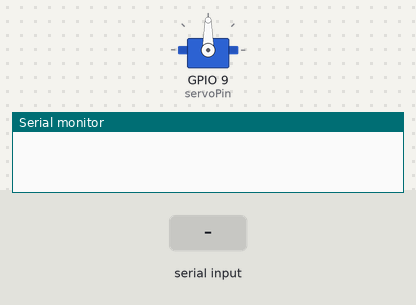
Simulated run of this sketch. Board: ESP32. Shown: servo, the last lines printed to the serial monitor. The test bench sets the inputs (shaded band). Nothing arrives over Bluetooth unless stated.

Above: at 1.2 s.
1.3 s: "R" received over the second serial link
At 2.2 s:
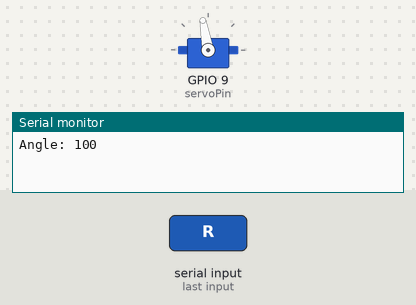
2.8 s: "L" received over the second serial link
At 3.5 s:
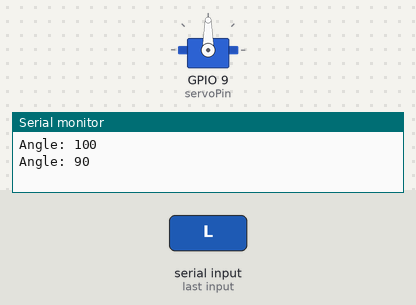
Timing chart, 0 to 5.8 s (numbered marks = the images above; inputs shaded):
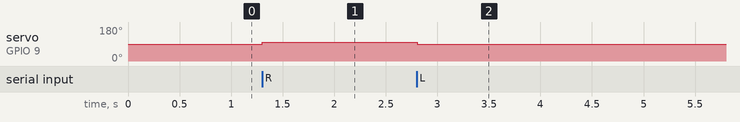

Measured:
- after the input at 1.3 s, servo on GPIO 9 (servoPin): 90° → 100° at once
- after the input at 2.8 s, servo on GPIO 9 (servoPin): 100° → 90° at once

The sketch:

servoControlByBluetooth.ino
```cpp
#include <ESP32Servo.h>
#include <BluetoothSerial.h>

Servo myServo;  // Create a Servo object to control the servo motor
BluetoothSerial SerialBT;  // Create an object for Bluetooth communication

int servoPin = 9;  // Signal pin of the servo motor
int angle = 90;    // Initial angle of the servo motor

void setup() {
  Serial.begin(115200);  // Start serial communication
  SerialBT.begin("ESP32_BT");  // Start Bluetooth connection, specify the device name as ESP32_BT
  myServo.attach(servoPin);  // Attach the servo motor
  myServo.write(angle);  // Set the servo motor to the initial angle
}

void loop() {
  if (SerialBT.available()) {
    char command = SerialBT.read();  // Read the incoming command

    // Control the servo motor based on the incoming command
    if (command == 'L') {
      angle -= 10;
      if (angle < 0) angle = 0;
    } else if (command == 'R') {
      angle += 10;
      if (angle > 180) angle = 180;
    }

    // Set the servo motor to the specified angle
    myServo.write(angle);

    // Print the angle to the serial monitor
    Serial.print("Angle: ");
    Serial.println(angle);
  }
  delay(50);
}
```
